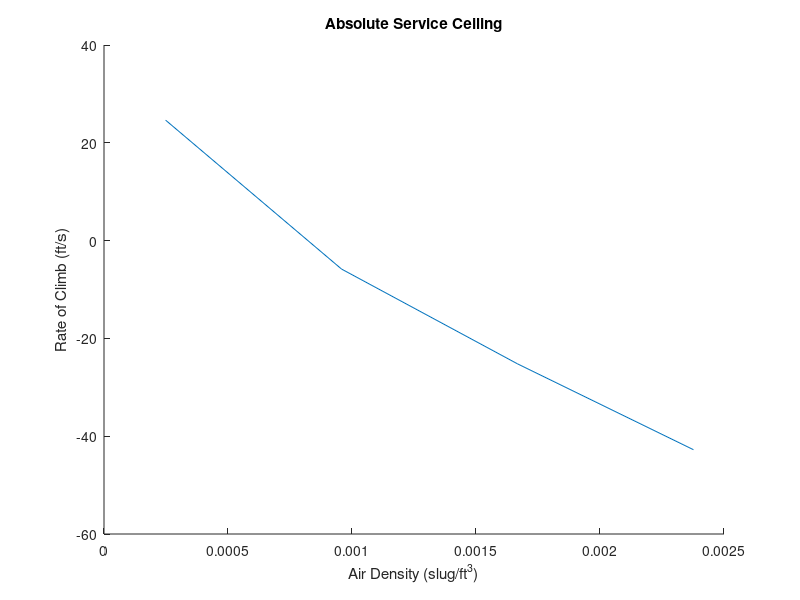

Write the MATLAB code that produced this figure.
clear,clc

V = 0:500;
W = 3000;
eo = .91;
AR = 6.2;
S = 181;
rho = linspace(2.3769*10^-3,2.4824*10^-4,4);
Cd0 = 0.027;
k = 1/(pi*eo*AR);

Pr = 53.1*550.*sqrt(rho(1)./rho);
Pa = 550*345*.83.*(rho./rho(1));

ROC = (Pr-Pa)./W;

[min, i] = min(abs(ROC));

rho(i)

hold on
plot(rho,ROC)
title("Absolute Service Ceiling")
ylabel("Rate of Climb (ft/s)")
xlabel("Air Density (slug/ft^3)")